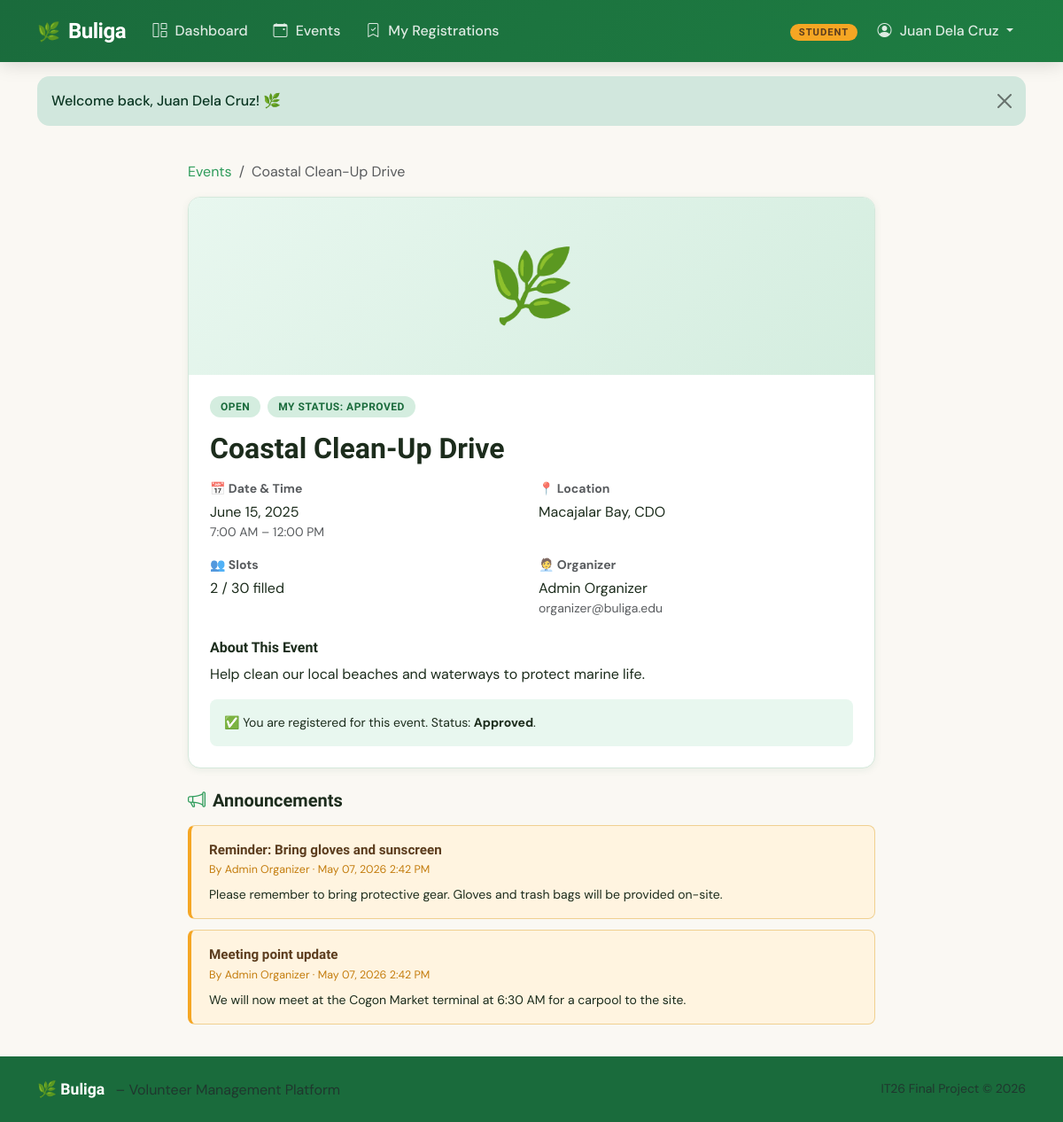
The app's page /student/event-detail.php?id=1 (signed in) with its own data.
### tables this page shows
CREATE TABLE events (
    id              INT AUTO_INCREMENT PRIMARY KEY,
    organizer_id    INT             NOT NULL,
    title           VARCHAR(220)    NOT NULL,
    description     TEXT            NOT NULL,
    location        VARCHAR(255)    NOT NULL,
    event_date      DATE            NOT NULL,
    start_time      TIME            NOT NULL,
    end_time        TIME            NOT NULL,
    slots           INT             NOT NULL DEFAULT 20,      
    image_url       VARCHAR(255)    DEFAULT NULL,
    status          ENUM('open','closed','cancelled') NOT NULL DEFAULT 'open',
    created_at      DATETIME        DEFAULT CURRENT_TIMESTAMP,
    updated_at      DATETIME        DEFAULT CURRENT_TIMESTAMP ON UPDATE CURRENT_TIMESTAMP,
    CONSTRAINT fk_events_organizer
        FOREIGN KEY (organizer_id) REFERENCES users(id) ON DELETE CASCADE
);

CREATE TABLE registrations (
    id              INT AUTO_INCREMENT PRIMARY KEY,
    student_id      INT             NOT NULL,
    event_id        INT             NOT NULL,
    status          ENUM('pending','approved','rejected','completed') NOT NULL DEFAULT 'pending',
    hours_rendered  DECIMAL(5,2)    DEFAULT 0.00,
    registered_at   DATETIME        DEFAULT CURRENT_TIMESTAMP,
    updated_at      DATETIME        DEFAULT CURRENT_TIMESTAMP ON UPDATE CURRENT_TIMESTAMP,
    UNIQUE KEY uq_student_event (student_id, event_id),
    CONSTRAINT fk_reg_student
        FOREIGN KEY (student_id) REFERENCES users(id) ON DELETE CASCADE,
    CONSTRAINT fk_reg_event
        FOREIGN KEY (event_id) REFERENCES events(id) ON DELETE CASCADE
);

CREATE TABLE users (
    id          INT AUTO_INCREMENT PRIMARY KEY,
    full_name   VARCHAR(150)    NOT NULL,
    email       VARCHAR(180)    NOT NULL UNIQUE,
    password    VARCHAR(255)    NOT NULL,                     
    role        ENUM('student','organizer') NOT NULL DEFAULT 'student',
    avatar_url  VARCHAR(255)    DEFAULT NULL,
    bio         TEXT            DEFAULT NULL,
    created_at  DATETIME        DEFAULT CURRENT_TIMESTAMP,
    updated_at  DATETIME        DEFAULT CURRENT_TIMESTAMP ON UPDATE CURRENT_TIMESTAMP
);

CREATE TABLE announcements (
    id          INT AUTO_INCREMENT PRIMARY KEY,
    event_id    INT             NOT NULL,
    author_id   INT             NOT NULL,                     
    title       VARCHAR(220)    NOT NULL,
    body        TEXT            NOT NULL,
    created_at  DATETIME        DEFAULT CURRENT_TIMESTAMP,
    CONSTRAINT fk_ann_event
        FOREIGN KEY (event_id) REFERENCES events(id) ON DELETE CASCADE,
    CONSTRAINT fk_ann_author
        FOREIGN KEY (author_id) REFERENCES users(id) ON DELETE CASCADE
);

### student/event-detail.php (the view, shortened to what this page needs)
<?php
$db     = getDB();
$uid    = currentUserId();
$eid    = (int)($_GET['id'] ?? 0);
$evStmt = $db->prepare("
    SELECT
        e.*,
        u.full_name  AS organizer_name,
        u.email      AS organizer_email,
        (SELECT COUNT(*) FROM registrations r2
         WHERE r2.event_id = e.id AND r2.status != 'rejected') AS slots_taken
    FROM events e
    INNER JOIN users u ON e.organizer_id = u.id
    WHERE e.id = ?
");
$evStmt->execute([$eid]);
$event = $evStmt->fetch();
$regStmt = $db->prepare("SELECT * FROM registrations WHERE student_id = ? AND event_id = ?");
$regStmt->execute([$uid, $eid]);
$myReg = $regStmt->fetch();
$annStmt = $db->prepare("
    SELECT a.*, u.full_name AS author
    FROM announcements a
    INNER JOIN users u ON a.author_id = u.id
    WHERE a.event_id = ?
    ORDER BY a.created_at DESC
");
$annStmt->execute([$eid]);
$announcements = $annStmt->fetchAll();
require_once __DIR__ . '/../includes/header.php';
?>
<div class="container" style="max-width:800px;">
    <nav aria-label="breadcrumb" class="mb-3">
        <ol class="breadcrumb">
            <li class="breadcrumb-item"><a href="/student/events.php">Events</a></li>
            <li class="breadcrumb-item active"><?= htmlspecialchars($event['title']) ?></li>
        </ol>
    </nav>
    <div class="buliga-card mb-4">
        <?php if ($event['image_url']): ?>
            <img src="<?= htmlspecialchars($event['image_url']) ?>"
                 class="card-img-top" style="height:260px;object-fit:cover;" alt="" />
        <?php else: ?>
            <div class="event-card-placeholder" style="height:200px;font-size:5rem;">🌿</div>
        <?php endif; ?>
        <div class="p-4">
            <div class="d-flex flex-wrap gap-2 align-items-center mb-3">
                <span class="status-badge status-<?= $event['status'] ?>">
                    <?= ucfirst($event['status']) ?>
                </span>
                <?php if ($myReg): ?>
                    <span class="status-badge status-<?= $myReg['status'] ?>">
                        My Status: <?= ucfirst($myReg['status']) ?>
                    </span>
                <?php endif; ?>
            </div>
            <h2 class="fw-sora mb-3"><?= htmlspecialchars($event['title']) ?></h2>
            <div class="row g-3 mb-4">
                <div class="col-sm-6">
                    <div class="small text-muted fw-bold mb-1">📅 Date & Time</div>
                    <div><?= date('F d, Y', strtotime($event['event_date'])) ?></div>
                    <div class="small text-muted">
                        <?= date('g:i A', strtotime($event['start_time'])) ?> –
                        <?= date('g:i A', strtotime($event['end_time'])) ?>
                    </div>
                </div>
                <div class="col-sm-6">
                    <div class="small text-muted fw-bold mb-1">📍 Location</div>
                    <div><?= htmlspecialchars($event['location']) ?></div>
                </div>
                <div class="col-sm-6">
                    <div class="small text-muted fw-bold mb-1">👥 Slots</div>
                    <div>
                        <?= $event['slots_taken'] ?> / <?= $event['slots'] ?> filled
                    </div>
                </div>
                <div class="col-sm-6">
                    <div class="small text-muted fw-bold mb-1">🧑‍💼 Organizer</div>
                    <div><?= htmlspecialchars($event['organizer_name']) ?></div>
                    <div class="small text-muted"><?= htmlspecialchars($event['organizer_email']) ?></div>
                </div>
            </div>
            <h6 class="fw-sora mb-2">About This Event</h6>
            <p><?= nl2br(htmlspecialchars($event['description'])) ?></p>
            <?php if (!$myReg && $event['status'] === 'open' && $event['slots_taken'] < $event['slots']): ?>
                <form method="POST">
                    <input type="hidden" name="action" value="register">
                    <button type="submit" class="btn btn-green px-4 py-2">
                        <i class="bi bi-plus-circle me-2"></i>Register as Volunteer
                    </button>
                </form>
            <?php elseif ($myReg): ?>
                <div class="p-3 rounded-3 bg-green-pale small">
                    ✅ You are registered for this event. Status: <strong><?= ucfirst($myReg['status']) ?></strong>.
                </div>
            <?php elseif ($event['status'] !== 'open'): ?>
                <div class="p-3 rounded-3" style="background:#f0e6d3;" class="small">
                    ⚠️ Registration is closed for this event.
                </div>
            <?php endif; ?>
        </div>
    </div>
    <?php if ($announcements): ?>
    <h5 class="fw-sora mb-3"><i class="bi bi-megaphone me-2 text-green"></i>Announcements</h5>
    <?php foreach ($announcements as $a): ?>
        <div class="announcement-card">
            <div class="ann-title"><?= htmlspecialchars($a['title']) ?></div>
            <div class="ann-meta">
                By <?= htmlspecialchars($a['author']) ?> ·
                <?= date('M d, Y g:i A', strtotime($a['created_at'])) ?>
            </div>
            <p class="small mt-2 mb-0"><?= nl2br(htmlspecialchars($a['body'])) ?></p>
        </div>
    <?php endforeach; ?>
    <?php endif; ?>
</div>
<?php require_once __DIR__ . '/../includes/footer.php'; ?>

### assets/css/buliga.css (style rules this page uses)
:root { --green-deep: #1a6b3c; --green-mid: #2d9b5a; --green-light: #5bbf85; --green-pale: #e8f7ef; --amber: #f5a623; --amber-dark: #c47d0e; --amber-light: #fff4e0; --soil: #5c3d1e; --cream: #faf8f3; --text-dark: #1c2c1c; --text-muted: #6b7b6b; --surface: #ffffff; --border: #d4e8db; --shadow-sm: 0 2px 8px rgba(26,107,60,.08); --shadow-md: 0 6px 24px rgba(26,107,60,.12); --shadow-lg: 0 16px 48px rgba(26,107,60,.16); --radius: 14px; --radius-sm: 8px; --radius-pill: 999px; }
*, *::before, *::after { box-sizing: border-box; }
body { font-family: 'DM Sans', sans-serif; background: var(--cream); color: var(--text-dark); min-height: 100vh; display: flex; flex-direction: column; }
h1, h2, h3, h4, h5, h6, .buliga-brand, .display-title { font-family: 'Sora', sans-serif; font-weight: 700; }
a { color: var(--green-mid); text-decoration: none; }
.buliga-card { background: var(--surface); border: 1px solid var(--border); border-radius: var(--radius); box-shadow: var(--shadow-sm); transition: box-shadow 0.25s, transform 0.2s; overflow: hidden; }
.event-card-placeholder { height: 180px; background: linear-gradient(135deg, var(--green-pale) 0%, #d4eddf 100%); display: flex; align-items: center; justify-content: center; font-size: 3rem; }
.status-badge { display: inline-block; padding: 3px 12px; border-radius: var(--radius-pill); font-size: 0.75rem; font-weight: 700; font-family: 'Sora', sans-serif; letter-spacing: 0.5px; text-transform: uppercase; }
.status-open { background: #d4eddf; color: var(--green-deep); }
.status-approved { background: #d4eddf; color: var(--green-deep); }
.announcement-card { background: var(--amber-light); border: 1px solid #f0d090; border-left: 4px solid var(--amber); border-radius: var(--radius-sm); padding: 1rem 1.25rem; margin-bottom: 0.75rem; }
.announcement-card .ann-title { font-family: 'Sora', sans-serif; font-weight: 700; font-size: 0.95rem; color: var(--soil); }
.announcement-card .ann-meta { font-size: 0.78rem; color: var(--amber-dark); margin-top: 2px; }
.text-green { color: var(--green-mid) !important; }
.bg-green-pale { background: var(--green-pale) !important; }
.fw-sora { font-family: 'Sora', sans-serif; }

### records on screen
events: title "Coastal Clean-Up Drive", status "OPEN", event_date "June 15, 2025", start_time "7:00 AM", end_time "12:00 PM", location "Macajalar Bay, CDO", slots "30", organizer.full_name "Admin Organizer", organizer.email "organizer@buliga.edu", description "Help clean our local beaches and waterways to protect marine life."
registrations: status "APPROVED", status "Approved"
announcements: title "Reminder: Bring gloves and sunscreen", author.full_name "Admin Organizer", created_at "May 07, 2026 2:42 PM", body "Please remember to bring protective gear. Gloves and trash bags will be provided on-site."
announcements: title "Meeting point update", author.full_name "Admin Organizer", created_at "May 07, 2026 2:42 PM", body "We will now meet at the Cogon Market terminal at 6:30 AM for a carpool to the site."

### other values on screen
$role "STUDENT"
$_SESSION['full_name'] "Juan Dela Cruz"
$flash['message'] "Welcome back, Juan Dela Cruz! 🌿"
$event['slots_taken'] "2"
